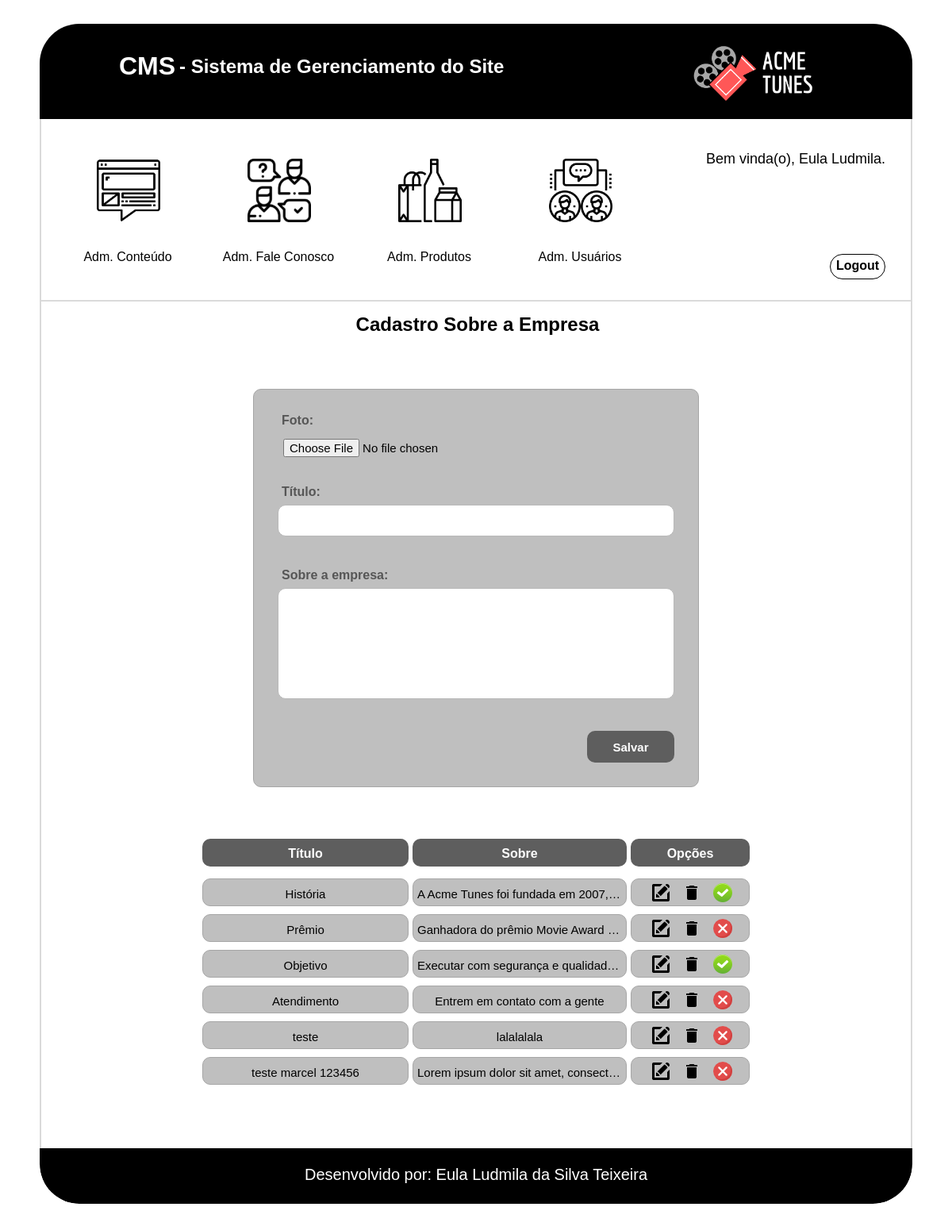
The app's page /cms/sobre_cms.php (signed in) with its own data.
### tables this page shows
CREATE TABLE `tbl_sobre` (
  `cod_sobre` int(11) NOT NULL AUTO_INCREMENT,
  `titulo` varchar(100) NOT NULL,
  `foto` varchar(255) DEFAULT NULL,
  `texto` text NOT NULL,
  `ativo` tinyint(1) NOT NULL DEFAULT '0',
  PRIMARY KEY (`cod_sobre`)
);

### cms/sobre_cms.php (the view, shortened to what this page needs)
<?php
    $conexao = conexaoMysql();
    $titulo = null;
    $sobre = null;
    $botao = "Salvar";
?>
<!doctype html>
<html>
    <head>
        <link href="css/sobre_cms.css" type="text/css" rel="stylesheet">
        <link href="css/formatacao.css" type="text/css" rel="stylesheet">
        <link href="css/cabecalho_menu_adm.css" type="text/css" rel="stylesheet">
        <link href="css/rodape.css" type="text/css" rel="stylesheet">
    </head>
    <body>
        <div id="caixa_conteudo">
            <div id="conteudo" class="center">
                <?php include('cabecalho_menu_adm.php')?>
                <div class="itens">
                    <div class="titulo_usuarios"><h2>Cadastro Sobre a Empresa</h2></div>
                    <div class="cadastro_usuarios center">
                      <form action="sobre_cms.php" method="post" name="frm_sobre" enctype="multipart/form-data">
                            <div class="form_foto">
                                <div class="form_texto_usuario">
                                    <label>Foto:</label>
                                </div>
                                <div class="form_caixa_usuario">
                                  <?php
                                      if($botao == "Salvar"){
                                    ?>
                                      <input name="fle_foto" class="txtFoto" title="Selecione uma imagem" type="file" accept="image/*" required>
                                    <?php
                                      }else{
                                    ?>
                                      <input name="fle_foto" class="txtFoto" title="Selecione uma imagem" type="file" accept="image/*">
                                    <?php
                                      }
                                  ?>
                                </div>
                            </div>
                            <div class="form_titulo">
                                <div class="form_texto_usuario">
                                    <label>Título:</label>
                                </div>
                                <div class="form_caixa_usuario">
                                    <input name="txt_titulo" class="txtTitulo" type="text" value="<?php echo($titulo)?>" required maxlength="100" autocomplete="off">
                                </div>
                            </div>
                            <div class="form_sobre">
                                <div class="form_texto_usuario">
                                    <label>Sobre a empresa:</label>
                                </div>
                                <div class="form_caixa_usuario">
                                    <textarea name="txt_sobre" class="txtSobre" type="text" required><?php echo($sobre)?></textarea>
                                </div>
                            </div>
                            <div class="botao_form">
                                <input type="submit" name="btnEnviar" class="form_btn" value="<?php echo($botao)?>">
                            </div>
                        </form>
                    </div>
                    <div class="tabela center">
                        <div class="linha_titulo">
                            <div class="titulo_form">
                                <h4>Título</h4>
                            </div>
                            <div class="titulo_sobre">
                                <h4>Sobre</h4>
                            </div>
                            <div class="titulo_opcoes">
                                <h4>Opções</h4>
                            </div>
                        </div>
                        <?php
                            $sql = "SELECT * FROM tbl_sobre";
                            $select = mysqli_query($conexao,$sql);
                            while($rssobre = mysqli_fetch_array($select)){
                                if($rssobre['ativo'] == 1){
                                    $img = "img/ok.png";
                                    $legenda = "Ativado";
                                }elseif($rssobre['ativo'] == 0){
                                    $img = "img/cancel.png";
                                    $legenda = "Desativado";
                                }
                        ?>
                            <div class="informacoes_form">
                                <div class="linha_informacao">
                                    <span><?php echo($rssobre['titulo'])?></span>
                                </div>
                                <div class="linha_sobre">
                                    <span><?php echo($rssobre['texto'])?></span>
                                </div>
                                <div class="linha_botao">
                                    <figure class="editar">
                                        <a href="sobre_cms.php?modo=buscar&id=<?php echo($rssobre['cod_sobre'])?>">
                                            <img src="img/iconfinder_new-24_103173.png" alt="Editar" title="Editar" class="botao" >
                                        </a>
                                    </figure>
                                    <figure class="excluir">
                                        <a href="sobre_cms.php?modo=excluir&id=<?php echo($rssobre['cod_sobre'])?>&foto=<?php echo($rssobre['foto'])?>">
                                            <img src="img/ic_delete.png" alt="Excluir" title="Excluir" class="botao" onclick="return confirm('Tem certeza que deseja excluir?')">
                                        </a>
                                    </figure>
                                    <figure class="desativar">
                                        <a href="sobre_cms.php?ativo=<?php echo($rssobre['ativo'])?>&id=<?php echo($rssobre['cod_sobre'])?>">
                                            <img src="<?php echo($img)?>" alt="<?php echo($legenda)?>" title="<?php echo($legenda)?>" class="botao">
                                        </a>
                                    </figure>
                                </div>
                            </div>
                       <?php
                            }
                        ?>
                  </div>
                </div>
                <?php include('rodape.php')?>
            </div>
        </div>
    </body>
</html>

### cms/css/sobre_cms.css (style rules this page uses)
#caixa_conteudo { width: 100%; min-height: 500px; height: auto; overflow:hidden; padding-bottom: 50px; }
#conteudo { width: 1100px; min-height: 350px; height: auto; border-radius: 50px; overflow:hidden; box-sizing: border-box; padding-top: 30px; }
.itens { width: 1100px; min-height: 400px; height: auto; border-left: solid 2px #dadada; border-right: solid 2px #dadada; padding-bottom: 50px; overflow:hidden; padding-bottom: 50px; box-sizing: border-box; }
.titulo_usuarios { width: inherit; height: 80px; text-align: center; box-sizing: border-box; padding-top: 15px; margin-bottom: 30px; }
.cadastro_usuarios { width: 562px; min-height: 200px; height: auto; overflow: hidden; margin-bottom: 35px; border: solid 1px #a6a6a6; background-color: #BFBFBF; box-sizing: border-box; padding: 30px; border-radius: 10px; }
.form_caixa_usuario { width: inherit; height: 80px; }
.form_texto_usuario { width: inherit; height: 25px; color: #565656; font-size: 16px; font-family: Helvetica; font-weight: bold; box-sizing: border-box; padding-left: 5px; }
.form_foto { width: 500px;; height: 90px; }
.txtFoto { width: inherit; height: 40px; padding: 7px; box-sizing: border-box; border-radius: 10px; font-size: 15px; outline:none; }
.form_titulo { width: 500px;; height: 105px; margin-right: 40px; }
.txtTitulo { width: inherit; height: 40px; border: 1px solid #b8b8b8; padding: 7px; box-sizing: border-box; border-radius: 10px; font-size: 15px; outline:none; }
.form_sobre { width: 500px;; height: 205px; float: left; margin-right: 40px; }
.txtSobre { width: inherit; height: 140px; border: 1px solid #b8b8b8; padding: 7px; box-sizing: border-box; border-radius: 10px; font-size: 15px; outline:none; resize: none; overflow: auto; line-height: 1.5; font-family: Helvetica; }
.botao_form { width: 110px; height: 40px; margin-left: auto; clear: both; }
.form_btn { width: inherit; height: inherit; font-size: 15px; font-weight: bold; color: #ffffff; background-color: #5E5E5E; border: solid 2px #5E5E5E; border-radius: 10px; }
.tabela { width: 690px; min-height: 115px; height: auto; overflow: hidden; box-sizing: border-box; padding-bottom: 20px; }
.linha_titulo { width: inherit; height: 80px; padding-top: 30px; box-sizing: border-box; }
.titulo_form { width: 260px; height: 35px; border-radius: 10px; text-align: center; box-sizing: border-box; padding-top: 10px; float: left; margin-right: 5px; background-color: #5E5E5E; color: #ffffff; }
.titulo_sobre { width: 270px; height: 35px; border-radius: 10px; text-align: center; box-sizing: border-box; padding-top: 10px; float: left; margin-right: 5px; background-color: #5E5E5E; color: #ffffff; }
.titulo_opcoes { width: 150px; height: 35px; border-radius: 10px; text-align: center; box-sizing: border-box; padding-top: 10px; float: left; background-color: #5E5E5E; color: #ffffff; }
.informacoes_form { width: inherit; min-height: 35px; height: auto; overflow: hidden; margin-bottom: 10px; }
.linha_informacao { width: 260px; height: 35px; border-radius: 10px; font-size: 15px; white-space: nowrap; overflow: hidden; text-overflow: ellipsis; float: left; padding-top: 10px; text-align: center; box-sizing: border-box; margin-right: 5px; padding-left: 5px; padding-right: 5px; border: solid 1px #a6a6a6; background-color: #BFBFBF }
.linha_sobre { width: 270px; height: 35px; border-radius: 10px; font-size: 15px; float: left; padding-top: 10px; text-align: center; box-sizing: border-box; margin-right: 5px; padding-left: 5px; padding-right: 5px; border: solid 1px #a6a6a6; background-color: #BFBFBF; white-space: nowrap; overflow: hidden; text-overflow: ellipsis; }
.linha_botao { width: 150px; height: 35px; border-radius: 10px; float: left; box-sizing: border-box; padding-left: 25px; padding-top: 5px; border: solid 1px #a6a6a6; background-color: #BFBFBF; }
.excluir { width: 24px; height: 24px; margin-right: 15px; float: left; ; }
.editar { width: 24px; height: 24px; margin-right: 15px; float: left; }
.desativar { width: 24px; height: 24px; float: left; }

### cms/css/formatacao.css (style rules this page uses)
p, h1,h2,h3,h4,li,ul,figure,body { margin: 0; padding: 0; }
.center { margin-left: auto; margin-right: auto; }
body { font-family: Helvetica; box-sizing: border-box; }
a { text-decoration: none; color: #000000; }

### records on screen
tbl_sobre: titulo "História", texto "A Acme Tunes foi fundada em 2007,…"
tbl_sobre: titulo "Prêmio", texto "Ganhadora do prêmio Movie Award…"
tbl_sobre: titulo "Objetivo", texto "Executar com segurança e qualidad…"
tbl_sobre: titulo "Atendimento", texto "Entrem em contato com a gente"
tbl_sobre: titulo "teste", texto "lalalalala"
tbl_sobre: titulo "teste marcel 123456", texto "Lorem ipsum dolor sit amet, consect…"

### other values on screen
$_SESSION['nome'] "Eula Ludmila"
